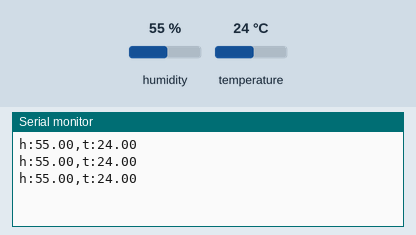
The sketch below on a simulated Arduino Uno, built with avr-gcc and run on an emulated ATmega328P. On the bench: the last lines printed to the serial monitor. The inputs (shaded band) are chosen by the test bench; at power-on: humidity 55 %, temperature 24 °C.

Above: at 3.8 s.
3.9 s: humidity set to 22 %
At 6.6 s:
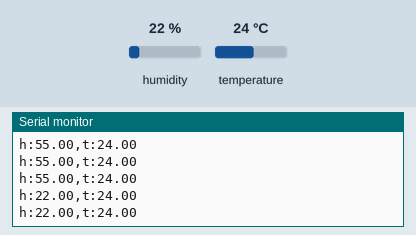
6.8 s: temperature set to 12 °C
At 7.9 s:
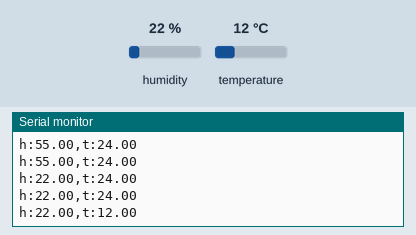
9.7 s: humidity set to 40 %
At 11.0 s:
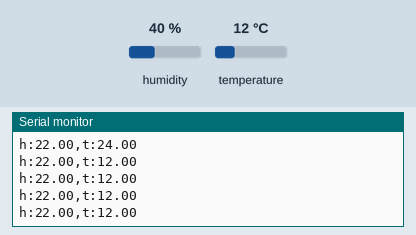
Timing chart, 0 to 12.7 s (numbered marks = the images above; inputs shaded):
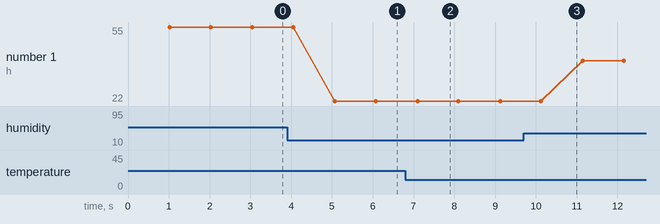

Measured:
- after the input at 3.9 s, the serial monitor: prints a new line after 1.2 s (image 1)
- after the input at 6.8 s, the serial monitor: prints a new line after 0.30 s (image 2)
- plotted number 1: 55 → 22 after the input at 3.9 s, 22 → 40 after the input at 9.7 s

The sketch:

dht22.ino
```cpp
#include "DHT.h"
#define DHTPIN 2 // Тот самый номер пина, о котором упоминалось выше
// Одна из следующих строк закоментирована. Снимите комментарий, если подключаете датчик DHT11 к arduino
// DHT dht(DHTPIN, DHT22);  //Инициация датчика
DHT dht(DHTPIN, DHT11);
void setup()
{
  Serial.begin(115200);
  dht.begin();
}
void loop()
{
  delay(1000);                     // 2 секунды задержки
  float h = dht.readHumidity();    // Измеряем влажность
  float t = dht.readTemperature(); // Измеряем температуру
  if (isnan(h) || isnan(t))
  { // Проверка. Если не удается считать показания, выводится «Ошибка считывания», и программа завершает работу
    Serial.println("Ошибка считывания");
    return;
  }
  Serial.print("h:");
  Serial.print(h);
  Serial.print(",");
  Serial.print("t:");
  Serial.print(t);
  Serial.println("");
}
```
